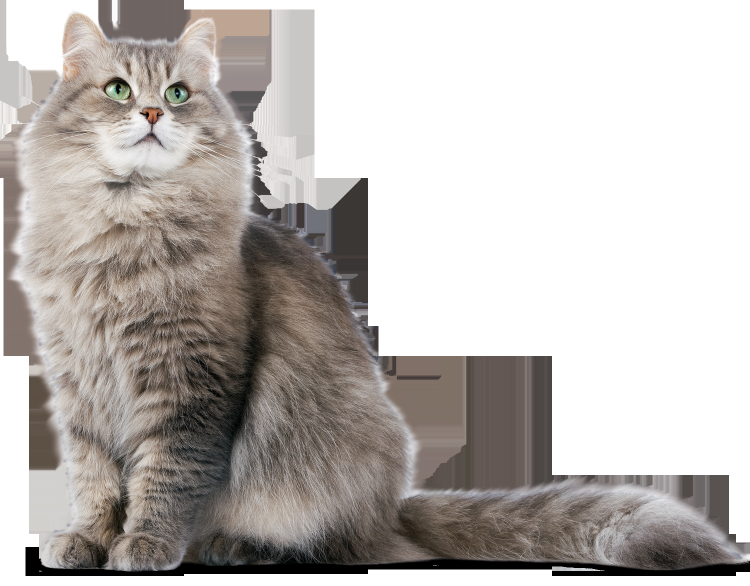
#> input picture foreground.png, 1500 x 1172 px (shown at 1/2 size)
$ python 'alphablending flip.py'   (older library calls are emulated)
#> lines starting #> are read from the running program, lines starting #| are printed output that depends on the picture
### cv2ip.py
import enum
from turtle import shape
from cv2 import WINDOW_AUTOSIZE, Scharr, accumulate, imshow
from matplotlib.image import imsave
import matplotlib.pyplot as plt
from scipy.fft import dst
from skimage import exposure
from skimage.exposure import match_histograms
import cv2
import numpy as np
from enum import Enum, IntEnum


class BaseIP:
    ###kl
    # 影像讀取、儲存與顯示函數
    ###
    @staticmethod
    def imread(filename):
#> called with filename = 'foreground.png'
        return cv2.imread(filename, cv2.IMREAD_UNCHANGED)
#> returned value is the input picture: shape (1172, 1500, 4); mean B, G, R, A 180, 183.2, 188.1, 98.4
        #cv2.IMREAD_UNCHANGED 讀入格式不變，包含透明度channel (Alpha channel)
        #cv2.IMREAD_GRAYSCALE 以灰階讀入
        # cv2.IMREAD_COLOR 以BGR格式讀入，此為預設值，忽略透明度channel
        # 影像讀取

    @staticmethod
    def imwrite(filename,img):
        cv2.imwrite(filename,img)
        # 影像儲存

    @staticmethod
    def namedwindow(winname,flags=cv2.WINDOW_AUTOSIZE):
        cv2.namedWindow(winname,flags)
        #顯示函數
    #窗口大小不可變 cv2.namedWindow("img",cv2.WINDOW_AUTOSIZE)
    #窗口大小自適應比例 cv2.namedWindow("img",cv2.WINDOW_FREERATIO)
    #窗口大小保持比例 cv2.namedWindow("img",cv2.WINDOW_KEEPRATIO)

    @staticmethod
    def imshow(winname,img):
        cv2.imshow(winname,img)
    #當np.array為無符號8位元時可直接顯示出
    #當np.array為float格式時，須將數值正規化為0~1後才能顯示
    #delay<=0時，程式靜止
    #當delay>0時，函式會等待參數時間(ms)後，返回按鍵的ASCII碼，如果這段時間沒有按鍵按下，會返回-1

class AlphaBlend(BaseIP):
    @staticmethod
    def SplitAlpha(SrcImg):
        alpha = cv2.split(SrcImg)
        foregroundChannels = cv2.merge([alpha[0],alpha[1],alpha[2]])
        alphaChannels = cv2.merge([alpha[3],alpha[3],alpha[3]])
        return foregroundChannels,alphaChannels

    @staticmethod
    def DoBlending(fore, back,alpha):
        foreground = cv2.multiply(alpha,fore)
        background = cv2.multiply(1.0 - alpha, back)
        out = cv2.add(foreground,background)
        return out

class Ctype(enum.IntEnum): #channel type
    USE_RGB = 1
    USE_HSV = 2
    USE_YUV = 3

class HistIP(AlphaBlend, BaseIP):

    def _ImBGRA2BGR(self, SrcImg):
        return cv2.cvtColor(SrcImg, cv2.COLOR_BGRA2BGR)


    def _ImBGR2GRAY(seif, SrcImg):
        return cv2.cvtColor(SrcImg, cv2.COLOR_BGR2GRAY)


    @staticmethod
    def CalcGrayHist(SrcGray): #灰度影像直方圖計算
        return cv2.calcHist([SrcGray], [0], None, [256], [0.0, 255.0])


    # [11 lines left out: function ShowGrayHist, not called in this run]


    @staticmethod
    def MonoEqualize(SrcGray):
        return cv2.equalizeHist(SrcGray)

    def _ImBGR2HSV(self, SrcImg):
        return cv2.cvtColor(SrcImg, cv2.COLOR_BGR2HSV)

    def _ImBGR2YUV(self, SrcImg):
        return cv2.cvtColor(SrcImg, cv2.COLOR_BGR2YUV)

    def _ImHSV2BGR(self, SrcImg):
        return cv2.cvtColor(SrcImg, cv2.COLOR_HSV2BGR)

    def _ImYUV2BGR(self, SrcImg):
        return cv2.cvtColor(SrcImg, cv2.COLOR_YUV2BGR)


    # [18 lines left out: functions CalcColorHist, _calculateLUT, not called in this run]

    def calculatePDF(SrcGray):
        return 0


    # [132 lines left out: functions ShowColorHist, _CalculateCDF, ColorEqualize, HistMatching, not called in this run]


class SMType(enum.IntEnum): #SmoothType.
    BLUR = 1
    BOX = 2
    GAUSSIAN = 3
    MEDIAN = 4
    BILATERAL = 5

    #Weight = 1.0/(MASK_WH*MASK_WH)
    #kernel = np.full((MASK_WH, MASK_WH), fWeight, np.float)

class EdgeType(enum.IntEnum): #邊緣偵測
    SOBEL = 1
    CANNY = 2
    SCHARR = 3
    LAPLACE = 4
    COLOR_SOBEL = 5

class CV2_SHARPENING_TYPE(enum.IntEnum):
     LAPLACE_TYPE1 = 1
     LAPLACE_TYPE2 = 2
     SECOND_ORDER_LOG = 3
     UNSHARP_MASK = 4


class ConvIP(HistIP):
    #平均濾波 Averaging：使用 opencv 的 cv2.blur 或 cv2.boxFilter
    #高斯濾波 Gaussian Filtering：使用 opencv 的 cv2.GaussianBlur
    #中值濾波 Median Filtering：使用 opencv 的 cv2.medianBlur
    #雙邊濾波 Bilateral Filtering：使用 opencv 的 cv2.bilateralFilter

    # [35 lines left out: functions Smooth, _Sobel, _colorSobel, _Laplace, not called in this run]

    def _Canny(self, SrcImg):
        grayImg = self._ImBGR2GRAY(SrcImg)
        return cv2.Canny(grayImg, 50, 150)

    # [30 lines left out: functions _Scharr, Detect, not called in this run]

    def Conv2D(self, SrcImg, kernal):
        return cv2.filter2D(SrcImg, -1 ,kernal) #ddepth 深度

    # [89 lines left out: functions _SharpLaplaceType1, ImSharpening, not called in this run]


### alphablending flip.py

import cv2
import numpy as np
import cv2ip
import matplotlib.pyplot as plt

def Example_AlphaBlend(Fore_img,Back_img):
    list = [-1,1]
    ip = cv2ip.AlphaBlend()
    img = ip.imread(Fore_img)
    bool = 1

    while(bool):
        for i in list:
            img = cv2.flip(img,1) #翻转
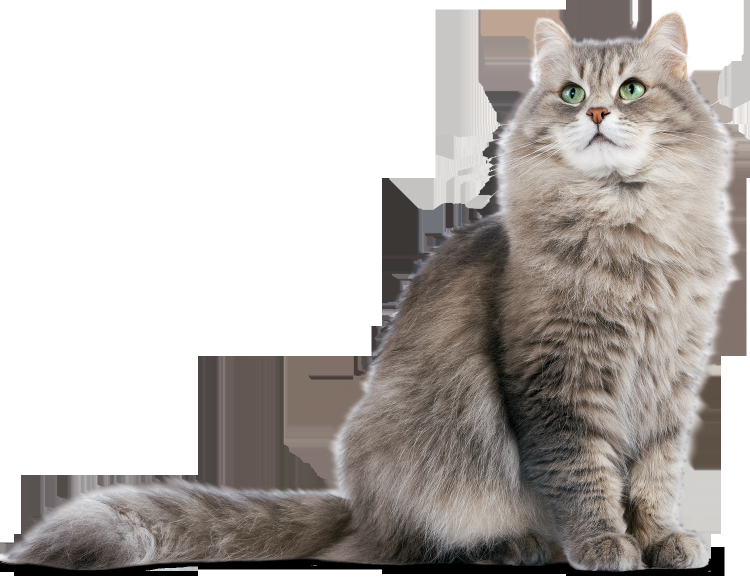
#> img: shape (1172, 1500, 4) (shown at 1/2 size); mean B, G, R, A 180, 183.2, 188.1, 98.4
            print("flip")

            for j in range(-100*i,100*i,10*i):

                H = np.float32([[1,0,j],[0,1,0]])
                img1 = cv2.warpAffine(img,H,(img.shape[1] ,img.shape[0])) #平移
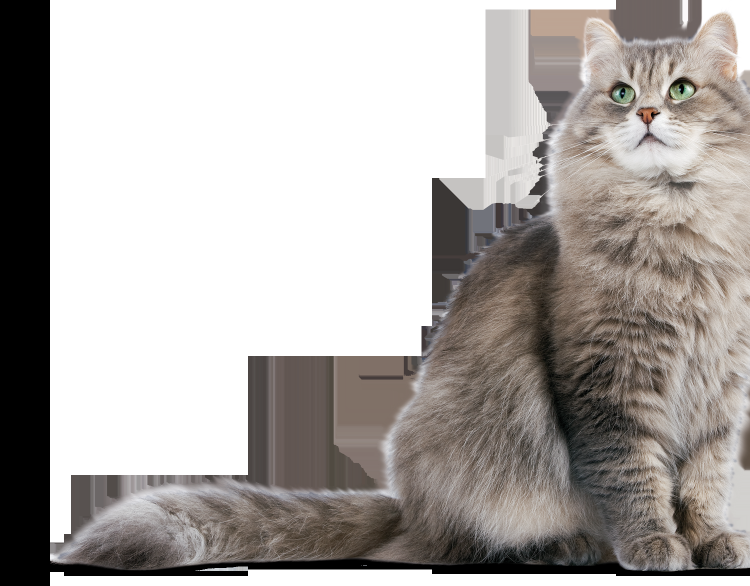
#> img1: shape (1172, 1500, 4) (shown at 1/2 size); mean B, G, R, A 167, 170, 174.5, 95.4

                fore_alpha = ip.SplitAlpha(img1) #得到前景与alpha通道
#> in SplitAlpha, `alphaChannels = cv2.merge([alpha[3],alpha[3],alpha[3]])`:
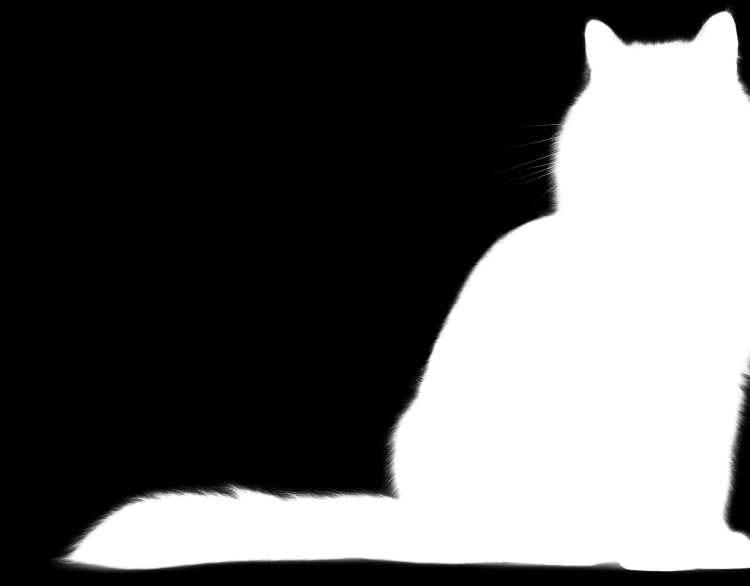
#> alphaChannels: shape (1172, 1500, 3) (shown at 1/2 size); min 0, max 255, mean 95.4
                fore = np.float32(fore_alpha[0]) #前景
                alpha = np.float32(fore_alpha[1])/255 #alpha通道

                ImDim = alpha.shape #获取alpah通道的图片大小
#> ImDim = (1172, 1500, 3)
                back = ip.imread(Back_img) #读取背景
#> call 2 of imread, with filename = 'background.jpg'
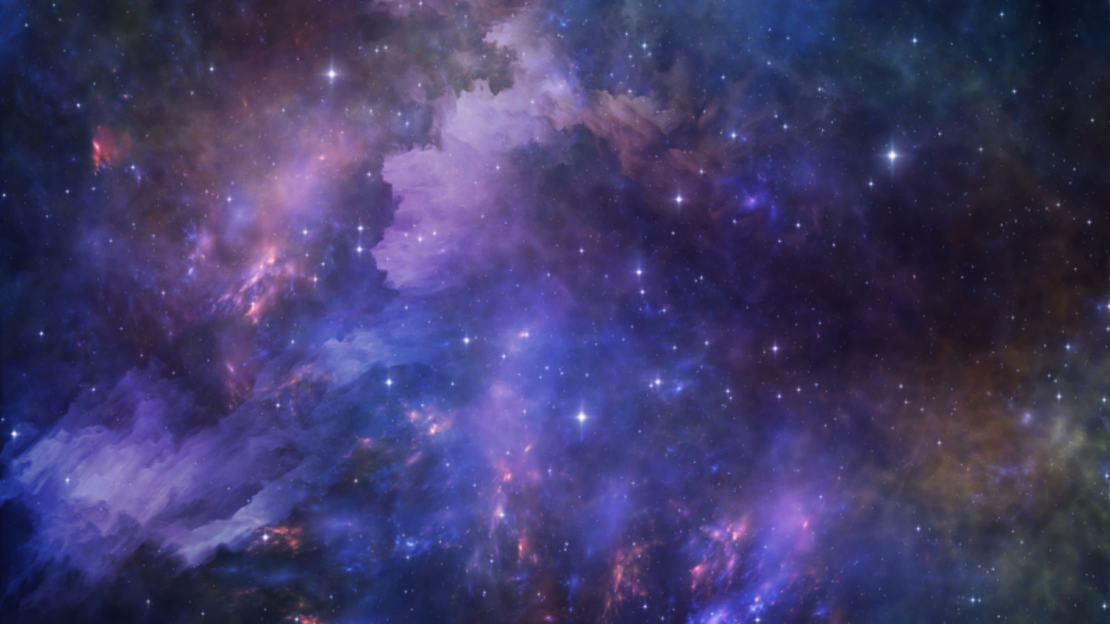
#> input picture background.jpg, 2220 x 1248 px (shown at 1/2 size)
#> in imread, returned value is the input picture: shape (1248, 2220, 3); mean B, G, R 106.1, 59.5, 65.3
                if (ImDim[0] != back.shape[0]) or (ImDim[1] != back.shape[1]):
                    back = cv2.resize(back,(ImDim[1], ImDim[0])) #使背景与前景大小相同

                back = np.float32(back) #转换为32位元
                out = ip.DoBlending(fore, back, alpha) #结合
#> in DoBlending, `foreground = cv2.multiply(alpha,fore)`:
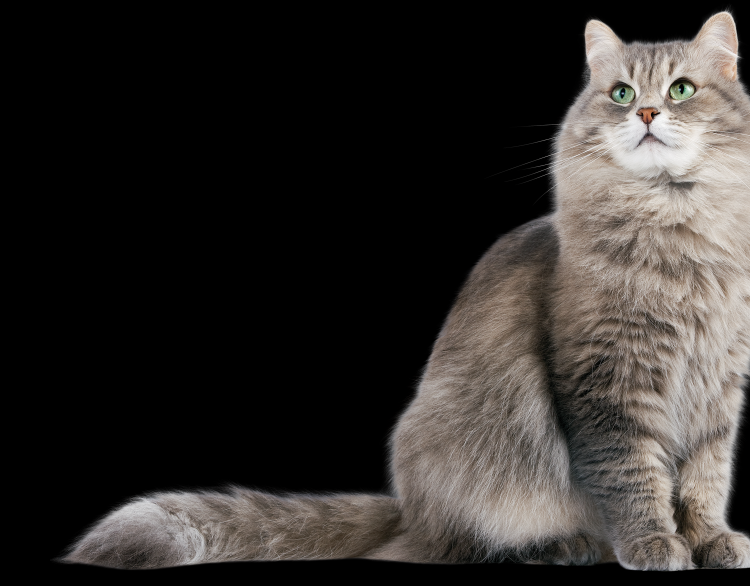
#> foreground: shape (1172, 1500, 3) float32 (shown at 1/2 size); mean of channels 0, 1, 2 44.6, 47.2, 50.8; drawn as B, G, R
#> in DoBlending, `background = cv2.multiply(1.0 - alpha, back)`:
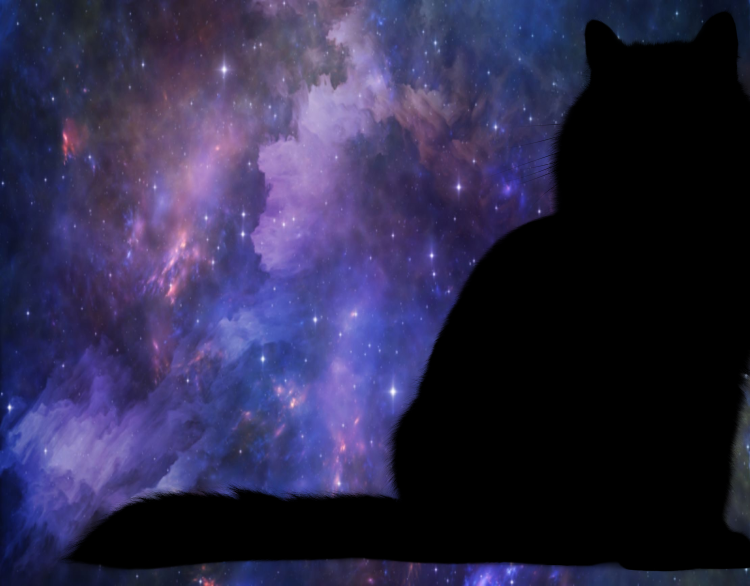
#> background: shape (1172, 1500, 3) float32 (shown at 1/2 size); mean of channels 0, 1, 2 74.3, 41.3, 45.3; drawn as B, G, R
#> in DoBlending, `out = cv2.add(foreground,background)`:
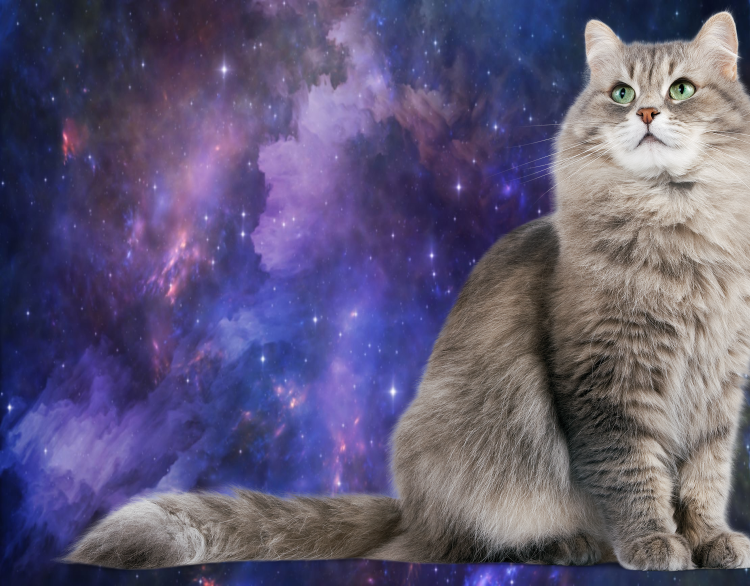
#> out: shape (1172, 1500, 3) float32 (shown at 1/2 size); mean of channels 0, 1, 2 118.9, 88.5, 96.1; drawn as B, G, R
                out = np.uint8(out) #输出8位元的图像
                ip.imshow("Out",out)
                ip.imshow("alpha", alpha)
                if cv2.waitKey(1) == ord('q'):
#> (key q is pressed here)
                    bool = 0

def main():
    Example_AlphaBlend("foreground.png","background.jpg")
    cv2.destroyAllWindows

if __name__ == '__main__':
    main()
